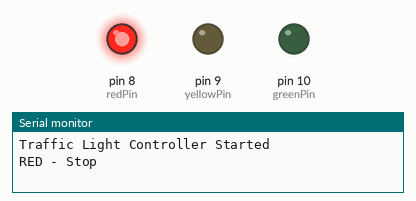
This sketch was run on a simulated Arduino Uno, built with avr-gcc and run on an emulated ATmega328P. Shown: output pins drawn as LEDs (lit = HIGH), the last lines printed to the serial monitor.

Above: at 2.5 s.
At 7.5 s:
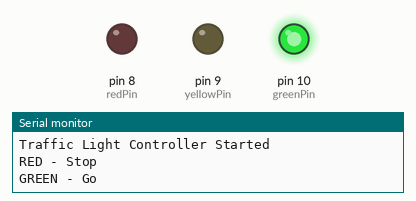
At 11.0 s:
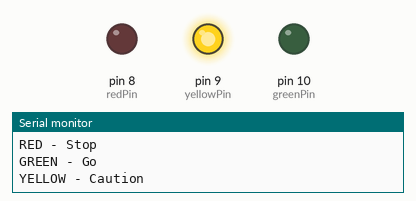
Timing chart, 0 to 15.6 s (numbered marks = the images above):
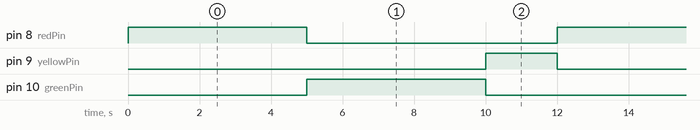

The sketch:

traffic-lights.ino
```cpp
// Traffic Light Controller
// This project simulates a traffic light system with red, yellow, and green LEDs.
// The lights cycle through the standard traffic light sequence.
//
// Connect LEDs (with resistors) to:
// - Red LED to pin 8
// - Yellow LED to pin 9
// - Green LED to pin 10
//
// Each LED should have a 220-ohm resistor in series.

const int redPin = 8;     // Red LED pin
const int yellowPin = 9;  // Yellow LED pin
const int greenPin = 10;  // Green LED pin

// Timing for each phase (in milliseconds)
const int greenTime = 5000;   // 5 seconds
const int yellowTime = 2000;  // 2 seconds
const int redTime = 5000;     // 5 seconds

void setup() {
  // Initialize LED pins as outputs
  pinMode(redPin, OUTPUT);
  pinMode(yellowPin, OUTPUT);
  pinMode(greenPin, OUTPUT);

  Serial.begin(9600);
  Serial.println("Traffic Light Controller Started");

  // Start with red light on
  allLightsOff();
  digitalWrite(redPin, HIGH);
}

void loop() {
  // Red light phase
  Serial.println("RED - Stop");
  digitalWrite(redPin, HIGH);
  digitalWrite(yellowPin, LOW);
  digitalWrite(greenPin, LOW);
  delay(redTime);

  // Green light phase
  Serial.println("GREEN - Go");
  digitalWrite(redPin, LOW);
  digitalWrite(yellowPin, LOW);
  digitalWrite(greenPin, HIGH);
  delay(greenTime);

  // Yellow light phase
  Serial.println("YELLOW - Caution");
  digitalWrite(redPin, LOW);
  digitalWrite(yellowPin, HIGH);
  digitalWrite(greenPin, LOW);
  delay(yellowTime);
}

void allLightsOff() {
  digitalWrite(redPin, LOW);
  digitalWrite(yellowPin, LOW);
  digitalWrite(greenPin, LOW);
}
```

Measured:
- by itself, pin 8 (redPin), pin 10 (greenPin): alternates HIGH for 5.0 s and LOW for 7.0 s
- by itself, pin 9 (yellowPin): alternates HIGH for 2.0 s and LOW for 10.0 s
- by itself, everything shown: repeats every 12.0 s, in 3 steps
